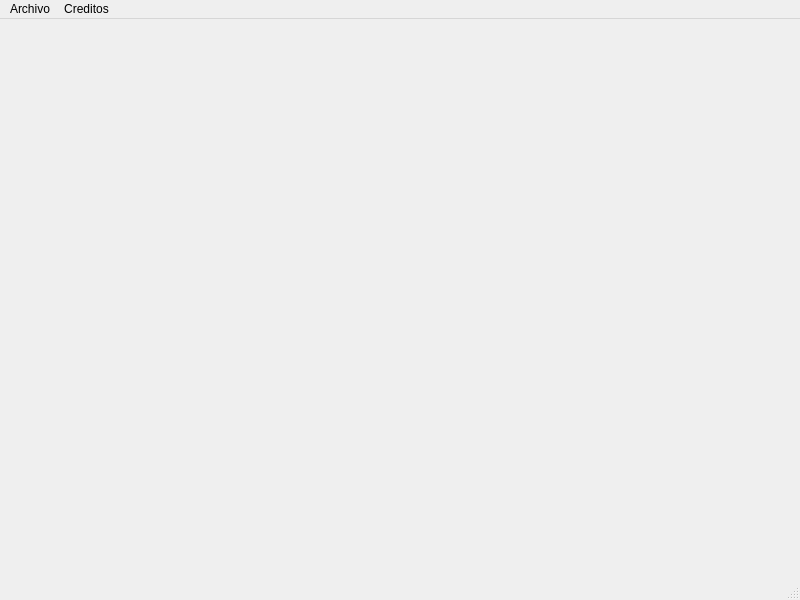
<?xml version="1.0" encoding="UTF-8"?>
<ui version="4.0">
 <class>main</class>
 <widget class="QMainWindow" name="main">
  <property name="geometry">
   <rect>
    <x>0</x>
    <y>0</y>
    <width>800</width>
    <height>600</height>
   </rect>
  </property>
  <property name="windowTitle">
   <string>bancoW - transferencias</string>
  </property>
  <widget class="QWidget" name="centralwidget"/>
  <widget class="QMenuBar" name="menubar">
   <property name="geometry">
    <rect>
     <x>0</x>
     <y>0</y>
     <width>800</width>
     <height>22</height>
    </rect>
   </property>
   <widget class="QMenu" name="menuArchivo">
    <property name="title">
     <string>Archivo</string>
    </property>
    <addaction name="btnRealizarTransferencias"/>
    <addaction name="btnReportarTransferencia"/>
    <addaction name="btnHistorialTransferencias"/>
   </widget>
   <widget class="QMenu" name="menuCreditos">
    <property name="title">
     <string>Creditos</string>
    </property>
    <addaction name="btnProgramadores"/>
   </widget>
   <addaction name="menuArchivo"/>
   <addaction name="menuCreditos"/>
  </widget>
  <widget class="QStatusBar" name="statusbar"/>
  <action name="btnRealizarTransferencias">
   <property name="text">
    <string>Realizar Transferencias</string>
   </property>
   <property name="shortcut">
    <string>Ctrl+R</string>
   </property>
  </action>
  <action name="btnReportarTransferencia">
   <property name="text">
    <string>Reportar Tranferencias</string>
   </property>
   <property name="shortcut">
    <string>Ctrl+J</string>
   </property>
   <property name="shortcutContext">
    <enum>Qt::WindowShortcut</enum>
   </property>
  </action>
  <action name="btnHistorialTransferencias">
   <property name="text">
    <string>Historial Transferencia</string>
   </property>
   <property name="shortcut">
    <string>Ctrl+H</string>
   </property>
  </action>
  <action name="btnProgramadores">
   <property name="text">
    <string>Programadores</string>
   </property>
  </action>
 </widget>
 <resources/>
 <connections/>
</ui>
